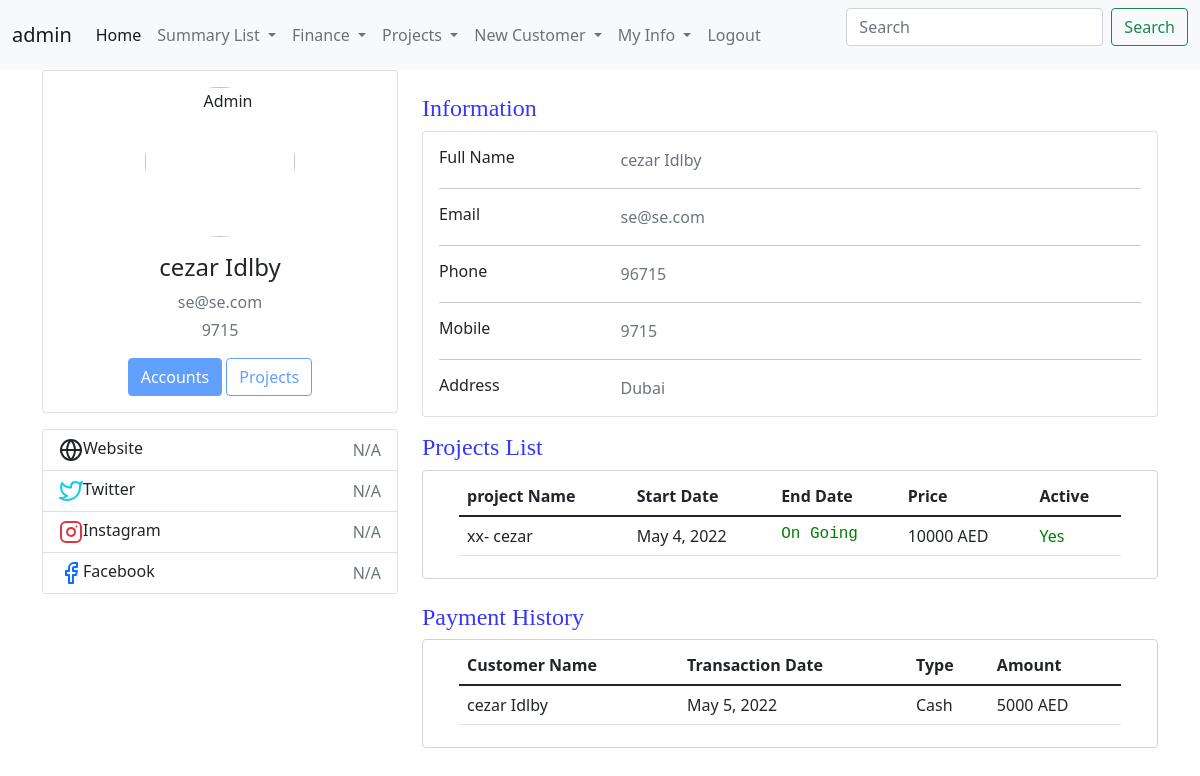
The app's page /UserCheckProject (signed in) with its own data.
### CRM/models.py (models this page shows, shortened)
class CustomerInfoModel(models.Model):
    customerId = models.AutoField(primary_key=True)
    customerName = models.CharField(max_length=100 , unique=True)
    country = models.ForeignKey(countryListModel,on_delete=models.DO_NOTHING)
    address = models.CharField(max_length=150)
    mobileNumber = models.IntegerField(unique=True)
    workNumber = models.IntegerField()
    email = models.EmailField(max_length=50 , unique=True)
    userLogin = models.OneToOneField(settings.AUTH_USER_MODEL,related_name="b" ,  on_delete=models.DO_NOTHING , null=True , blank=True )
    createdBy = models.ForeignKey(User, on_delete=models.DO_NOTHING)
    active = models.BooleanField(default=True)
    GA1 = models.CharField(max_length=100 , blank=True, null=True)
    GA2 = models.CharField(max_length=100 , blank=True, null=True)
    GA3 = models.CharField(max_length=100 , blank=True, null=True)
    GA4 = models.CharField(max_length=100 , blank=True, null=True)
    GB1 = models.BooleanField(default=False , blank=True, null=True)
    GB2 = models.BooleanField(default=False , blank=True, null=True)
    GB3 = models.BooleanField(default=False , blank=True, null=True)
    GB4 = models.BooleanField(default=False , blank=True, null=True)
    GD1 = models.DateField(blank=True, null=True)
    GD2 = models.DateField(blank=True, null=True)
    GD3 = models.DateField(blank=True, null=True)

class ProjectInfoModel(models.Model):
    projectId = models.AutoField(primary_key=True)
    projectName = models.CharField(max_length=100 , unique=True)
    projectDesc =  models.CharField(max_length=300)
    startDate = models.DateField(default= datetime.now)
    endDate = models.DateField(blank=True, null=True)
    price = models.IntegerField()
    active = models.BooleanField(default=True)
    createdBy = models.ForeignKey(User, on_delete=models.CASCADE)
    GA1 = models.CharField(max_length=100 , blank=True, null=True)
    GA2 = models.CharField(max_length=100 , blank=True, null=True)
    GB1 = models.BooleanField(default=False , blank=True, null=True)
    GB2 = models.BooleanField(default=False , blank=True, null=True)
    GD1 = models.DateField(blank=True, null=True)
    GD2 = models.DateField(blank=True, null=True)

### CRM/views.py (the view)
# urls.py: path('UserCheckProject',views.UserCheckProject,name='UserCheckProject'),
@login_required
def UserCheckProject(request):
    loginUser = User.objects.filter(username = request.user)
    try:
        customerProfile = CustomerInfoModel.objects.filter(userLogin =  loginUser[0])
    except Exception as e:
        customerProfile = ''
    try:
        q1 = assignProjectModel.objects.filter(userLogin = request.user)
    except Exception as e:
        q1 = 'NO Projects'
    try:
        CustomerIDFilter = q1.values_list('customerId')[0]
    except Exception as e:
        CustomerIDFilter = 'NO Projects'
    try:
        CustomerProjects = assignProjectModel.objects.values('projectId__projectName','assignDate','projectId__price','projectId__active','projectId__endDate').filter(customerId = CustomerIDFilter)
    except Exception as e:
        CustomerProjects = ''
    try:
        CustomerPayment = paymentsModel.objects.values('customerId__customerName','transactionDate','paymentType','paymentAmount','Currency').filter(customerId = CustomerIDFilter).order_by('-transactionDate')
    except Exception as e:
        CustomerPayment = ''
    context = {
     'q1':q1 ,
     'CustomerIDFilter':CustomerIDFilter,
     'CustomerProjects':CustomerProjects,
     'customerProfile':customerProfile,
     'loginUser' : loginUser,
     'CustomerPayment' : CustomerPayment
     }
    return render(request,'CRM/Profile.html',context)

### CRM/templates/CRM/Profile.html (shortened to what this page needs)
{% include 'CRM/navbar.html' %}
{% include 'CRM/base.html' %}
{% block content %}
<div class="container">
    <div class="main-body">
          <div class="row gutters-sm">
            <div class="col-md-4 mb-3">
              <div class="card">
                <div class="card-body">
                  <div class="d-flex flex-column align-items-center text-center">
                    <img src="https://bootdey.com/img/Content/avatar/avatar7.png" alt="Admin" class="rounded-circle" width="150">
                    <div class="mt-3">
                      <h4>{{customerProfile.0.customerName}}</h4>
                      <p class="text-secondary mb-1">{{customerProfile.0.email}}</p>
                      <p class="text-muted font-size-sm">{{customerProfile.0.mobileNumber}}</p>
                      <button class="btn btn-primary disabled">Accounts</button>
                      <button class="btn btn-outline-primary disabled">Projects</button>
                    </div>
                  </div>
                </div>
              </div>
              <div class="card mt-3">
                <ul class="list-group list-group-flush">
                  <li class="list-group-item d-flex justify-content-between align-items-center flex-wrap">
                    <h6 class="mb-0">Website</h6>
                    <span class="text-secondary">N/A</span>
                  </li>
                  <li class="list-group-item d-flex justify-content-between align-items-center flex-wrap">
                    <h6 class="mb-0">Twitter</h6>
                    <span class="text-secondary">N/A</span>
                  </li>
                  <li class="list-group-item d-flex justify-content-between align-items-center flex-wrap">
                    <h6 class="mb-0">Instagram</h6>
                    <span class="text-secondary">N/A</span>
                  </li>
                  <li class="list-group-item d-flex justify-content-between align-items-center flex-wrap">
                    <h6 class="mb-0">Facebook</h6>
                    <span class="text-secondary">N/A</span>
                  </li>
                </ul>
              </div>
            </div>
            <div class="col-md-8">
              <br>
             <h4 style="color: rgb(55, 55, 250); font-family: Georgia, 'Times New Roman', Times, serif; ">Information</h4>
              <div class="card mb-3">
                <div class="card-body">
                  <div class="row">
                    <div class="col-sm-3">
                      <h6 class="mb-0">Full Name</h6>
                    </div>
                    <div class="col-sm-9 text-secondary">
                        {{customerProfile.0.customerName}} <br>
                    </div>
                  </div>
                  <hr>
                  <div class="row">
                    <div class="col-sm-3">
                      <h6 class="mb-0">Email</h6>
                    </div>
                    <div class="col-sm-9 text-secondary">
                        {{customerProfile.0.email}} <br>
                    </div>
                  </div>
                  <hr>
                  <div class="row">
                    <div class="col-sm-3">
                      <h6 class="mb-0">Phone</h6>
                    </div>
                    <div class="col-sm-9 text-secondary">
                        {{customerProfile.0.workNumber}} <br>
                    </div>
                  </div>
                  <hr>
                  <div class="row">
                    <div class="col-sm-3">
                      <h6 class="mb-0">Mobile</h6>
                    </div>
                    <div class="col-sm-9 text-secondary">
                        {{customerProfile.0.mobileNumber}} <br>
                    </div>
                  </div>
                  <hr>
                  <div class="row">
                    <div class="col-sm-3">
                      <h6 class="mb-0">Address</h6>
                    </div>
                    <div class="col-sm-9 text-secondary">
                        {{customerProfile.0.address}} <br>
                    </div>
                  </div>
    </div>
  </div>
  <h4 style="color: rgb(55, 55, 250); font-family: Georgia, 'Times New Roman', Times, serif; "> Projects List</h4>
  <div class="form-control">
  <div class="container-lg">
<table  class="table">
    <thead>
      <tr>
        <th scope="col">project Name</th>
        <th scope="col">Start Date</th>
        <th scope="col">End Date</th>
        <th scope="col">Price</th>
        <th scope="col">Active</th>
      </tr>
    </thead>
    <tbody>
      <tr>
          {% for x in CustomerProjects %}
        <td  >{{x.projectId__projectName}}</td>
        <td>{{x.assignDate}}</td>
        {% if x.projectId__endDate == Null %} <td style="color: green; font-family: 'Courier New', Courier, monospace;">On Going</td> {% else %} <td>{{x.projectId__endDate}}</td> {% endif %}
        <td>{{x.projectId__price}} AED</td>
        {% if x.projectId__active == True %} <td style="color: green;">Yes</td> {% else %} <td style="color: red;">No</td> {% endif %}
      </tr>
      {% endfor %}
    </tbody>
  </table>
</div>
</div>
<br>
<h4 style="color: rgb(55, 55, 250); font-family: Georgia, 'Times New Roman', Times, serif; "> Payment History</h4>
<div class="form-control">
<div class="container-lg">
<table  class="table">
  <thead>
    <tr>
      <th scope="col">Customer Name</th>
      <th scope="col">Transaction Date</th>
      <th scope="col">Type</th>
      <th scope="col">Amount</th>
    </tr>
  </thead>
  <tbody>
    <tr>
        {% for x in CustomerPayment %}
      <td  >{{x.customerId__customerName}}</td>
      <td>{{x.transactionDate}}</td>
      <td>{{x.paymentType}}</td>
      <td>{{x.paymentAmount}} {{x.Currency}}</td>
    </tr>
    {% endfor %}
  </tbody>
</table>
</div>
</div>
{% endblock %}

### CRM/templates/CRM/navbar.html (shortened to what this page needs)
{% block content %}
<nav class="navbar navbar-expand-lg navbar-light bg-light">
    <div class="container-fluid">
      <a class="navbar-brand" href="#">{{user.get_username}}</a>
      <div class="collapse navbar-collapse" id="navbarScroll">
        <ul class="navbar-nav me-auto my-2 my-lg-0 navbar-nav-scroll" style="--bs-scroll-height: 100px;">
          {% if user.is_superuser %}
          <li class="nav-item">
            <a class="nav-link active" aria-current="page" href="{% url 'CRM:customerList' %}">Home</a>
          </li>
          <li class="nav-item dropdown">
            <a class="nav-link dropdown-toggle" href="#" id="navbarScrollingDropdown" role="button" data-bs-toggle="dropdown" aria-expanded="false">
              Summary List
            </a>
          </li>
          <li class="nav-item dropdown">
            <a class="nav-link dropdown-toggle" href="#" id="navbarScrollingDropdown" role="button" data-bs-toggle="dropdown" aria-expanded="false">
              Finance
            </a>
          </li>
          <li class="nav-item dropdown">
            <a class="nav-link dropdown-toggle" href="#" id="navbarScrollingDropdown" role="button" data-bs-toggle="dropdown" aria-expanded="false">
              Projects
            </a>
          </li>
          <li class="nav-item dropdown">
            <a class="nav-link dropdown-toggle" href="#" id="navbarScrollingDropdown" role="button" data-bs-toggle="dropdown" aria-expanded="false">
              New Customer
            </a>
          </li>
          {% endif %}
          {% if user.is_authenticated %}
          <li class="nav-item dropdown">
            <a class="nav-link dropdown-toggle" href="#" id="navbarScrollingDropdown" role="button" data-bs-toggle="dropdown" aria-expanded="false">
              My Info
            </a>
          </li>
          {% endif %}
          {% if user.is_authenticated %}
          <li class="nav-item">
            <a class="nav-link" href="{% url 'logout' %}">Logout</a>
          </li>
          {% else %}
          <li class="nav-item"></li>
          <a class="nav-link" href="{% url 'login' %}">Login</a>
        </li>
          {% endif %}
        </ul>
        <form class="d-flex">
          <input class="form-control me-2" type="search" placeholder="Search" aria-label="Search">
          <button class="btn btn-outline-success" type="submit">Search</button>
        </form>
      </div>
    </div>
  </nav>
  {% endblock %}

### records on screen
CustomerInfoModel: customerName "cezar Idlby", email "se@se.com", mobileNumber "9715", workNumber "96715", address "Dubai"
ProjectInfoModel: projectId__projectName "xx- cezar", assignDate "May 4, 2022", projectId__price "10000"

### other values on screen
{{ user.get_username }} "admin"
{{ x.customerId__customerName }} "cezar Idlby"
{{ x.transactionDate }} "May 5, 2022"
{{ x.paymentType }} "Cash"
{{ x.paymentAmount }} "5000"
{{ x.Currency }} "AED"
